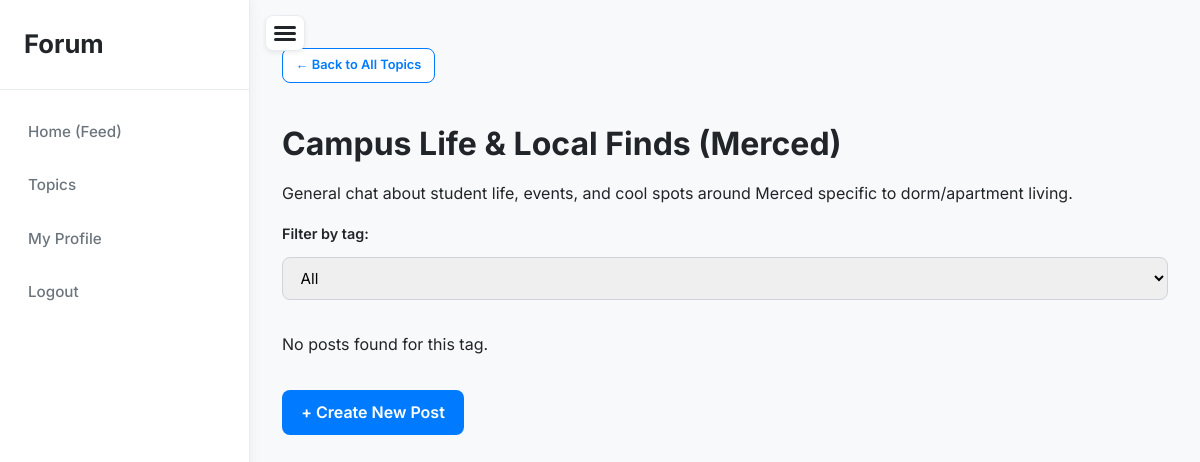
/topic/campus-life-local-finds-merced (signed in), run on an earlier commit of the app's database.
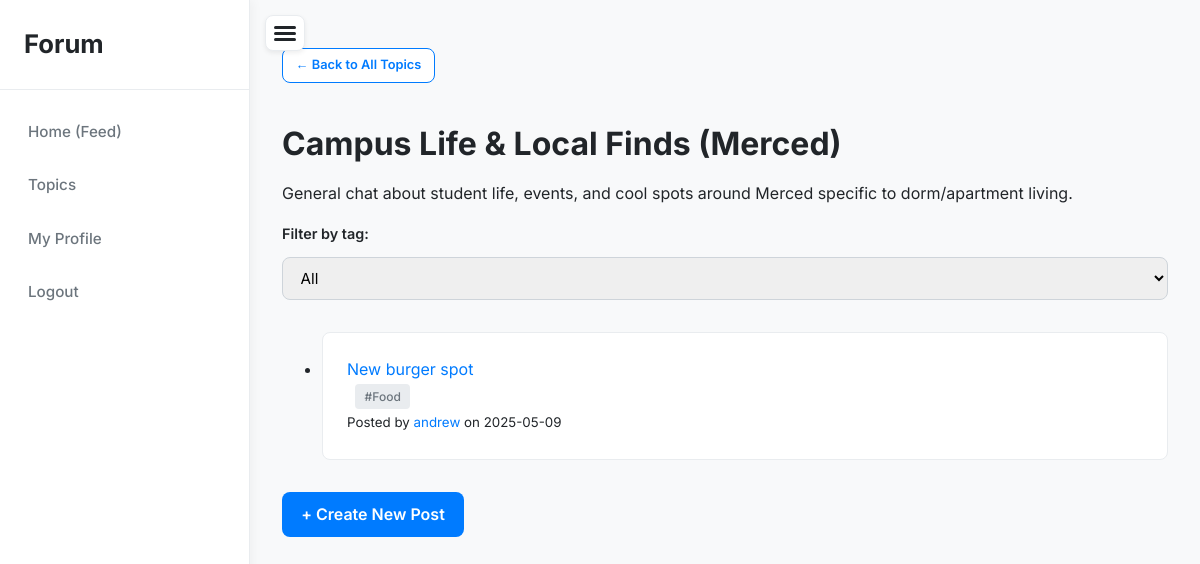
And on a later commit of the database.
### app/models.py (models this page shows, shortened)
class Post(db.Model):
    id = db.Column(db.Integer, primary_key=True)
    title = db.Column(db.String(200), nullable=False)
    content = db.Column(db.Text, nullable=False)
    timestamp = db.Column(db.DateTime, index=True, default=datetime.utcnow)
    user_id = db.Column(db.Integer, db.ForeignKey('user.id'), nullable=False)
    topic_id = db.Column(db.Integer, db.ForeignKey('topic.id'), nullable=False)
    media_url = db.Column(db.String(255), nullable=True)
    tag = db.Column(db.String(50), nullable=True)
    author = db.relationship('User', back_populates='posts')
    topic = db.relationship('Topic', back_populates='posts')
    replies = db.relationship('Reply', back_populates='post', lazy='dynamic', cascade='all, delete-orphan')
    votes = db.relationship('Vote', back_populates='post', lazy='dynamic', cascade='all, delete-orphan')

class User(UserMixin, db.Model):
    id = db.Column(db.Integer, primary_key=True)
    username = db.Column(db.String(150), unique=True, nullable=False)
    email = db.Column(db.String(120), unique=True, nullable=False)
    password = db.Column(db.String(150), nullable=False)
    role = db.Column(db.String(10), nullable=False, default='student')
    profile_picture = db.Column(db.String(255), nullable=True)
    posts = db.relationship('Post', back_populates='author', lazy='dynamic', cascade='all, delete-orphan')
    replies = db.relationship('Reply', back_populates='author', lazy='dynamic', cascade='all, delete-orphan')
    votes = db.relationship('Vote', back_populates='user', lazy='dynamic', cascade='all, delete-orphan')
    followers = db.relationship(
        'Follow',
        foreign_keys='Follow.user_id',
        backref='followed_user',
        lazy='dynamic',
        cascade='all, delete-orphan'
    )
    following = db.relationship(
        'Follow',
        foreign_keys='Follow.follower_id',
        backref='follower_user',
        lazy='dynamic',
        cascade='all, delete-orphan'
    )

### app/routes.py (the view)
@main.route('/topic/<slug>')
@login_required
def view_topic(slug):
    topic = Topic.query.filter_by(slug=slug).first_or_404()
    selected_tag = request.args.get('tag')
    query = topic.posts  # Start with topic.posts relationship (lazy='dynamic')
    if selected_tag:
        posts = query.filter_by(tag=selected_tag).order_by(Post.timestamp.desc()).all()
    else:
        posts = query.order_by(Post.timestamp.desc()).all()
    all_tags_in_topic_query = db.session.query(Post.tag).filter(Post.topic_id == topic.id, Post.tag != None,
                                                                Post.tag != '').distinct()
    all_tags = sorted([tag_row[0] for tag_row in all_tags_in_topic_query])
    return render_template(
        'topic.html',
        topic=topic,
        title=topic.name,
        posts=posts,
        selected_tag=selected_tag,
        all_tags=all_tags
    )

### app/routes.py (called while the page is built)
@login_manager.user_loader
def load_user(user_id):
    return User.query.get(int(user_id))

### app/templates/topic.html (shortened to what this page needs)
{% extends 'base.html' %}
{% block content %}
    <div class="mb-2">
        <a href="{{ url_for('main.topics_index') }}" class="btn btn-secondary btn-sm">&larr; Back to All Topics</a>
    </div>
<h1>{{ topic.name }}</h1>
<p>{{ topic.description }}</p>
<form method="get" class="topic-filter-form">
    <label for="tag">Filter by tag:</label>
    <select name="tag" id="tag" onchange="this.form.submit()">
        <option value="">All</option>
    </select>
</form>
{% if posts %}
    <ul class="profile-content-list">
        {% for post in posts %}
            <li class="profile-content-list-item">
                <a href="{{ url_for('main.view_post', post_id=post.id) }}">{{ post.title }}</a><br>
                {% if post.tag %}
                    <small class="post-tag-badge">#{{ post.tag }}</small><br>
                {% endif %}
                <small>Posted by <a href="{{ url_for('main.user_profile', username=post.author.username) }}">{{ post.author.username }}</a> on {{ post.timestamp.strftime('%Y-%m-%d') }}</small>
            </li>
        {% endfor %}
    </ul>
{% else %}
    <p>No posts found for this tag.</p>
{% endif %}
<a href="{{ url_for('main.create_post', slug=topic.slug) }}" class="button-link-topic">
    + Create New Post
</a>
{% endblock %}

What changed in the data, as far as the page shows it:
added Post: title "New burger spot", tag "Food", author.username "andrew", timestamp "2025-05-09"
Also different on the page:
text no longer shown: "No posts found for this tag."
